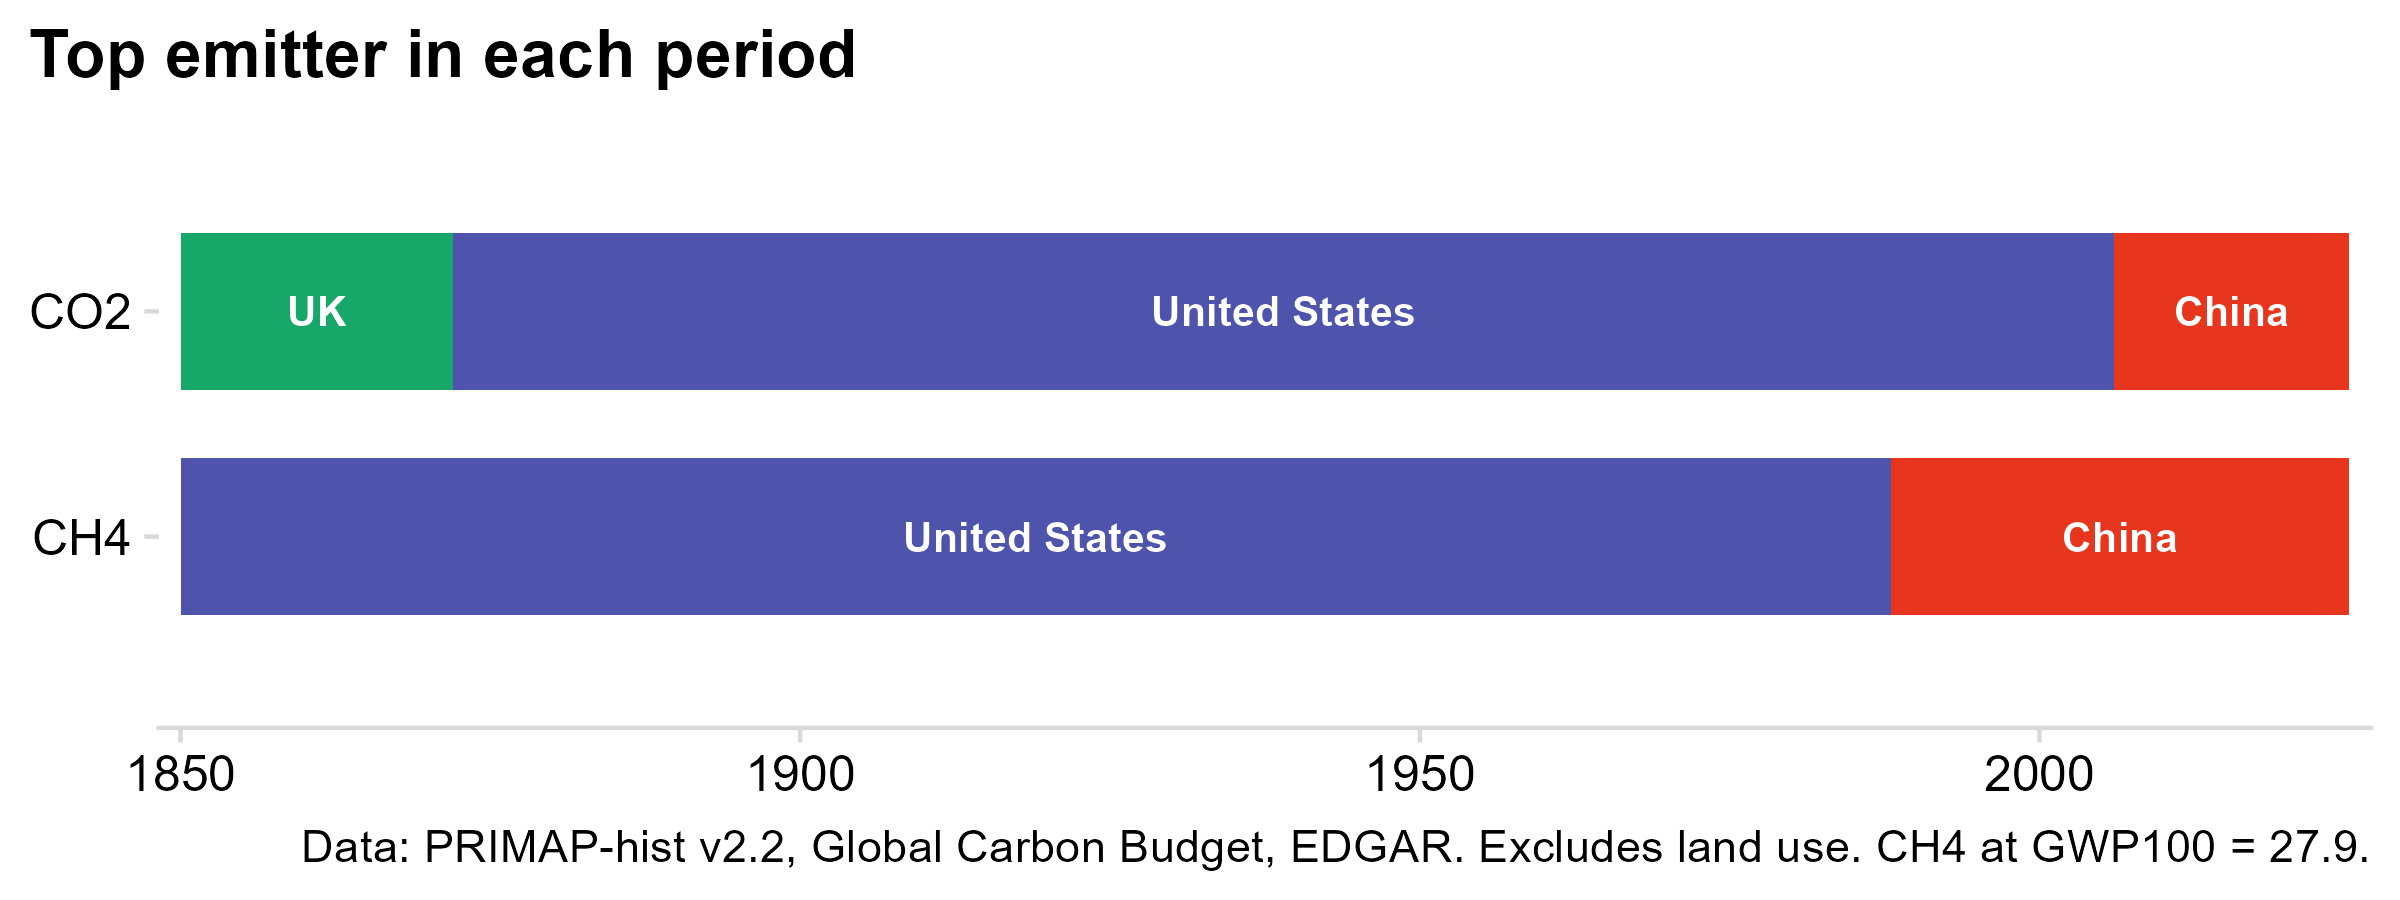

The R source for this figure:
# Which country was the top emitter in each period.
#
# Timeline of colored segments (e.g. UK, then USA, then China) built by grouping consecutive years with the same top emitter. One strip per gas (CO2, CH4).
# Data: data/top_emitter_by_year.csv
# Run from the project root:  Rscript charts/a_generations/03_leader_strip.r
# Saves: charts/a_generations/03_leader_strip.png (static) and charts/a_generations/03_leader_strip.html (interactive)
#
# Step 1: static ggplot (my-dataviz house style), saved as a PNG.
# Step 2: interactive echarts4r version of the same chart, saved as standalone HTML.
#         Hover tooltip with country, years, and average share of the world total.

library(tidyverse)
library(cowplot)
library(ltc)
source("charts/a_generations/echarts_helpers.r")   # loads echarts4r and htmlwidgets

font     <- "sans"
OUT_PNG  <- "charts/a_generations/03_leader_strip.png"
OUT_HTML <- "charts/a_generations/03_leader_strip.html"

caption <- "Data: PRIMAP-hist v2.2, Global Carbon Budget, EDGAR. Excludes land use. CH4 at GWP100 = 27.9."

# One row per run of consecutive years with the same top emitter
segments <- read_csv("data/top_emitter_by_year.csv", show_col_types = FALSE) |>
  arrange(gas, year) |>
  mutate(run = consecutive_id(country), .by = gas) |>
  summarise(from = min(year), to = max(year), share = mean(share), .by = c(gas, run, country)) |>
  mutate(gas = factor(str_to_upper(gas), levels = c("CH4", "CO2")),   # CO2 on top
         years = to - from + 1)

# One color per country, in order of first appearance (UK, then USA, then China)
countries <- unique(arrange(segments, from, desc(gas))$country)
hat <- as.vector(ltc("hat"))
countryColors <- setNames(hat[c(9, 6, 3)[seq_along(countries)]], countries)   # green, blue, red: three clearly different hues

# ---- Step 1: static ggplot ----
p_static <- ggplot(segments) +
  geom_rect(aes(xmin = from, xmax = to + 1, ymin = as.numeric(gas) - 0.35, ymax = as.numeric(gas) + 0.35, fill = country)) +
  geom_text(aes(x = (from + to + 1) / 2, y = as.numeric(gas), label = if_else(country == "United Kingdom", "UK", country)),   # short so it fits the narrow segment
            color = "white", size = 3.5, family = font, fontface = "bold") +
  scale_fill_manual(values = countryColors) +
  scale_y_continuous(breaks = 1:2, labels = levels(segments$gas), expand = expansion(add = 0.5)) +
  scale_x_continuous(breaks = seq(1850, 2000, 50), expand = expansion(mult = c(0.01, 0.01))) +
  labs(x = NULL, y = NULL,
       title = "Top emitter in each period",
       caption = caption) +
  theme_minimal_hgrid(font_family = font) +
  theme(legend.position = "none",
        panel.grid = element_blank(),
        plot.title.position = "plot",
        plot.caption.position = "plot",
        panel.background = element_rect(fill = "white", color = NA),
        plot.background = element_rect(fill = "white", color = NA))

ggsave(OUT_PNG, p_static, width = 8, height = 3, dpi = 300)

# ---- Step 2: interactive echarts4r ----
# Horizontal bars stacked in time order: each segment is as long as the years it led, on a year axis from 1850.
# NA (not 0) where a country never led that gas, so no empty label is drawn.
by_country <- segments |>
  mutate(gas = as.character(gas)) |>
  select(gas, country, years) |>
  pivot_wider(names_from = country, values_from = years) |>
  select(gas, all_of(countries)) |>             # columns in time order, so the stack reads left to right
  mutate(gas = factor(gas, levels = c("CH4", "CO2"))) |>
  arrange(gas)

# Tooltip text per gas and country, built here so the JavaScript only looks it up
tip <- segments |>
  mutate(text = sprintf("<b>%s</b><br>%s, %d to %d<br>Average share of world %s: %.0f%%",
                        country, gas, from, to, gas, share * 100)) |>
  select(gas, country, text) |>
  nest_by(gas) |>
  deframe() |>
  map(\(d) as.list(deframe(d)))

p <- e_charts(by_country, gas)
for (ctry in countries) {
  p <- e_bar_(p, ctry, stack = "leader", barWidth = "55%",
              label = list(show = TRUE, formatter = "{a}", color = "#fff", fontWeight = "bold"))
}
p <- p |>
  e_flip_coords() |>
  e_x_axis(min = 0, max = 175, interval = 50, splitLine = list(show = FALSE),
           axisLabel = list(formatter = JS("function(v) { return 1850 + v; }"))) |>
  e_color(unname(countryColors)) |>
  e_tooltip(trigger = "item", formatter = JS(paste0(
    "function(p) { var t = ", jsonlite::toJSON(tip, auto_unbox = TRUE), ";",
    " return t[p.name][p.seriesName]; }"))) |>
  e_legend(show = FALSE) |>
  e_toolbox(show = FALSE) |>
  e_title("Top emitter in each period", left = 0) |>
  e_grid(top = 60, bottom = 40, left = 60, right = 20)

save_echart(p, OUT_HTML)
